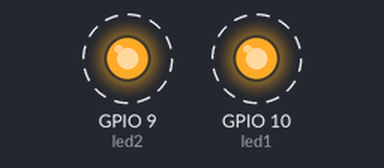
Bench run of a program on a simulated Seeed XIAO ESP32-C3. On the bench: output pins drawn as LEDs (lit = HIGH). Dashed ring = blinking. What the program prints to the serial monitor is not drawn.

Above: at 2.12 s.
Timing chart, 0 to 4.0 s (numbered marks = the images above):
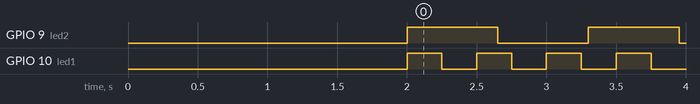

The program:

main.cpp
```cpp
/*
        _          _ ______ _____ _____
       (_)        | |  ____|  __ \_   _|
  _ __  ___  _____| | |__  | |  | || |
 | '_ \| \ \/ / _ \ |  __| | |  | || |
 | |_) | |>  <  __/ | |____| |__| || |_
 | .__/|_/_/\_\___|_|______|_____/_____|
 | |
 |_|

https://links.pixeledi.eu
FreeRTOS asserts und errorhandling | 01.2025

*/
#include <Arduino.h>
const byte led1 = D10;
const byte led2 = D9;
int cnt = 0;
TaskHandle_t h1;
TaskHandle_t h2;

void blinky1(void *parameter) {
  pinMode(led1, OUTPUT);
  while (1) {
    digitalWrite(led1, HIGH);
    delay(250);
    digitalWrite(led1, LOW);
    delay(250);
    cnt++;
    Serial.println(cnt);
    if (cnt > 3) {
      Serial.println("h1 null");
      h1 = NULL;
      assert(h1);
    }
  }
}
void blinky2(void *parameter) {
  pinMode(led2, OUTPUT);
  while (1) {
    digitalWrite(led2, HIGH);
    delay(650);
    digitalWrite(led2, LOW);
    delay(650);
  }
}
void setup() {
  Serial.begin(115200);
  BaseType_t taskStatus;
  delay(2000);
  Serial.println("Setup startet");
  taskStatus = xTaskCreate(blinky1, "blinky1", 1024, NULL, 1, &h1);
  assert(taskStatus == pdPASS); // pdFAIL
  // h1=NULL; // provozierter Fehler
  assert(h1);
  taskStatus = xTaskCreate(blinky2, "bliny2", 1024, NULL, 1, &h2);
  assert(taskStatus == pdPASS);
  assert(h2);
  Serial.println("Setup abgeschlossen");
}

void loop() {
  // hier gibt es nichts zu tun
}
```

Measured:
- by itself, GPIO 9 (led2): alternates HIGH for 0.65 s and LOW for 0.65 s
- by itself, GPIO 10 (led1): alternates HIGH for 0.25 s and LOW for 0.25 s
